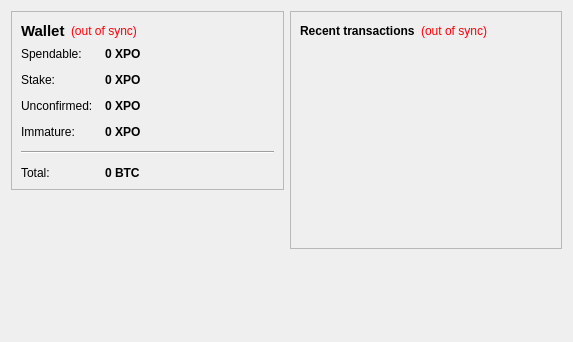
<?xml version="1.0" encoding="UTF-8"?>
<ui version="4.0">
 <class>OverviewPage</class>
 <widget class="QWidget" name="OverviewPage">
  <property name="geometry">
   <rect>
    <x>0</x>
    <y>0</y>
    <width>573</width>
    <height>342</height>
   </rect>
  </property>
  <property name="windowTitle">
   <string>Form</string>
  </property>
  <layout class="QHBoxLayout" name="horizontalLayout" stretch="1,1">
   <item>
    <layout class="QVBoxLayout" name="verticalLayout_2">
     <item>
      <widget class="QFrame" name="frame">
       <property name="frameShape">
        <enum>QFrame::StyledPanel</enum>
       </property>
       <property name="frameShadow">
        <enum>QFrame::Raised</enum>
       </property>
       <layout class="QVBoxLayout" name="verticalLayout_4">
        <item>
         <layout class="QHBoxLayout" name="horizontalLayout_4">
          <item>
           <widget class="QLabel" name="label_5">
            <property name="font">
             <font>
              <pointsize>11</pointsize>
              <weight>75</weight>
              <bold>true</bold>
             </font>
            </property>
            <property name="text">
             <string>Wallet</string>
            </property>
           </widget>
          </item>
          <item>
           <widget class="QLabel" name="labelWalletStatus">
            <property name="toolTip">
             <string>The displayed information may be out of date. Your wallet automatically synchronizes with the Opair network after a connection is established, but this process has not completed yet.</string>
            </property>
            <property name="styleSheet">
             <string notr="true">QLabel { color: red; }</string>
            </property>
            <property name="text">
             <string notr="true">(out of sync)</string>
            </property>
            <property name="alignment">
             <set>Qt::AlignLeading|Qt::AlignLeft|Qt::AlignVCenter</set>
            </property>
           </widget>
          </item>
          <item>
           <spacer name="horizontalSpacer_2">
            <property name="orientation">
             <enum>Qt::Horizontal</enum>
            </property>
            <property name="sizeHint" stdset="0">
             <size>
              <width>40</width>
              <height>20</height>
             </size>
            </property>
           </spacer>
          </item>
         </layout>
        </item>
        <item>
         <layout class="QFormLayout" name="formLayout_2">
          <property name="fieldGrowthPolicy">
           <enum>QFormLayout::AllNonFixedFieldsGrow</enum>
          </property>
          <property name="horizontalSpacing">
           <number>12</number>
          </property>
          <property name="verticalSpacing">
           <number>12</number>
          </property>
          <item row="0" column="0">
           <widget class="QLabel" name="label">
            <property name="text">
             <string>Spendable:</string>
            </property>
           </widget>
          </item>
          <item row="0" column="1">
           <widget class="QLabel" name="labelBalance">
            <property name="font">
             <font>
              <weight>75</weight>
              <bold>true</bold>
             </font>
            </property>
            <property name="cursor">
             <cursorShape>IBeamCursor</cursorShape>
            </property>
            <property name="toolTip">
             <string>Your current spendable balance</string>
            </property>
            <property name="text">
             <string notr="true">0 XPO</string>
            </property>
            <property name="textInteractionFlags">
             <set>Qt::LinksAccessibleByMouse|Qt::TextSelectableByKeyboard|Qt::TextSelectableByMouse</set>
            </property>
           </widget>
          </item>
          <item row="1" column="0">
           <widget class="QLabel" name="label_6">
            <property name="text">
             <string>Stake:</string>
            </property>
           </widget>
          </item>
          <item row="1" column="1">
           <widget class="QLabel" name="labelStake">
            <property name="font">
             <font>
              <weight>75</weight>
              <bold>true</bold>
             </font>
            </property>
            <property name="cursor">
             <cursorShape>IBeamCursor</cursorShape>
            </property>
            <property name="toolTip">
             <string>Total of coins that was staked, and do not yet count toward the current balance</string>
            </property>
            <property name="text">
             <string notr="true">0 XPO</string>
            </property>
            <property name="textInteractionFlags">
             <set>Qt::LinksAccessibleByMouse|Qt::TextSelectableByKeyboard|Qt::TextSelectableByMouse</set>
            </property>
           </widget>
          </item>
          <item row="2" column="0">
           <widget class="QLabel" name="label_3">
            <property name="text">
             <string>Unconfirmed:</string>
            </property>
           </widget>
          </item>
          <item row="2" column="1">
           <widget class="QLabel" name="labelUnconfirmed">
            <property name="font">
             <font>
              <weight>75</weight>
              <bold>true</bold>
             </font>
            </property>
            <property name="cursor">
             <cursorShape>IBeamCursor</cursorShape>
            </property>
            <property name="toolTip">
             <string>Total of transactions that have yet to be confirmed, and do not yet count toward the current balance</string>
            </property>
            <property name="text">
             <string notr="true">0 XPO</string>
            </property>
            <property name="textInteractionFlags">
             <set>Qt::LinksAccessibleByMouse|Qt::TextSelectableByKeyboard|Qt::TextSelectableByMouse</set>
            </property>
           </widget>
          </item>
          <item row="3" column="0">
           <widget class="QLabel" name="labelImmatureText">
            <property name="text">
             <string>Immature:</string>
            </property>
           </widget>
          </item>
          <item row="3" column="1">
           <widget class="QLabel" name="labelImmature">
            <property name="font">
             <font>
              <weight>75</weight>
              <bold>true</bold>
             </font>
            </property>
            <property name="toolTip">
             <string>Mined balance that has not yet matured</string>
            </property>
            <property name="text">
             <string notr="true">0 XPO</string>
            </property>
            <property name="textInteractionFlags">
             <set>Qt::LinksAccessibleByMouse|Qt::TextSelectableByKeyboard|Qt::TextSelectableByMouse</set>
            </property>
           </widget>
          </item>
          <item row="4" column="0" colspan="2">
           <widget class="Line" name="line">
            <property name="orientation">
             <enum>Qt::Horizontal</enum>
            </property>
           </widget>
          </item>
          <item row="5" column="0">
           <widget class="QLabel" name="labelTotalText">
            <property name="text">
             <string>Total:</string>
            </property>
           </widget>
          </item>
          <item row="5" column="1">
           <widget class="QLabel" name="labelTotal">
            <property name="font">
             <font>
              <weight>75</weight>
              <bold>true</bold>
             </font>
            </property>
            <property name="cursor">
             <cursorShape>IBeamCursor</cursorShape>
            </property>
            <property name="toolTip">
             <string>Your current total balance</string>
            </property>
            <property name="text">
             <string notr="true">0 BTC</string>
            </property>
            <property name="textInteractionFlags">
             <set>Qt::LinksAccessibleByMouse|Qt::TextSelectableByKeyboard|Qt::TextSelectableByMouse</set>
            </property>
           </widget>
          </item>
         </layout>
        </item>
       </layout>
      </widget>
     </item>
     <item>
      <spacer name="verticalSpacer_3">
       <property name="orientation">
        <enum>Qt::Vertical</enum>
       </property>
       <property name="sizeHint" stdset="0">
        <size>
         <width>20</width>
         <height>40</height>
        </size>
       </property>
      </spacer>
     </item>
     <item>
      <widget class="QLabel" name="label_2">
       <property name="text">
        <string/>
       </property>
       <property name="pixmap">
        <pixmap resource="../bitcoin.qrc">:/images/backg</pixmap>
       </property>
       <property name="scaledContents">
        <bool>false</bool>
       </property>
       <property name="alignment">
        <set>Qt::AlignCenter</set>
       </property>
      </widget>
     </item>
     <item>
      <spacer name="verticalSpacer">
       <property name="orientation">
        <enum>Qt::Vertical</enum>
       </property>
       <property name="sizeHint" stdset="0">
        <size>
         <width>20</width>
         <height>40</height>
        </size>
       </property>
      </spacer>
     </item>
    </layout>
   </item>
   <item>
    <layout class="QVBoxLayout" name="verticalLayout_3">
     <item>
      <widget class="QFrame" name="frame_2">
       <property name="frameShape">
        <enum>QFrame::StyledPanel</enum>
       </property>
       <property name="frameShadow">
        <enum>QFrame::Raised</enum>
       </property>
       <layout class="QVBoxLayout" name="verticalLayout">
        <item>
         <layout class="QHBoxLayout" name="horizontalLayout_2">
          <item>
           <widget class="QLabel" name="label_4">
            <property name="text">
             <string>&lt;b&gt;Recent transactions&lt;/b&gt;</string>
            </property>
           </widget>
          </item>
          <item>
           <widget class="QLabel" name="labelTransactionsStatus">
            <property name="toolTip">
             <string>The displayed information may be out of date. Your wallet automatically synchronizes with the Opair network after a connection is established, but this process has not completed yet.</string>
            </property>
            <property name="styleSheet">
             <string notr="true">QLabel { color: red; }</string>
            </property>
            <property name="text">
             <string notr="true">(out of sync)</string>
            </property>
            <property name="alignment">
             <set>Qt::AlignRight|Qt::AlignTrailing|Qt::AlignVCenter</set>
            </property>
           </widget>
          </item>
          <item>
           <spacer name="horizontalSpacer">
            <property name="orientation">
             <enum>Qt::Horizontal</enum>
            </property>
            <property name="sizeHint" stdset="0">
             <size>
              <width>40</width>
              <height>20</height>
             </size>
            </property>
           </spacer>
          </item>
         </layout>
        </item>
        <item>
         <widget class="QListView" name="listTransactions">
          <property name="styleSheet">
           <string notr="true">QListView { background: transparent; }</string>
          </property>
          <property name="frameShape">
           <enum>QFrame::NoFrame</enum>
          </property>
          <property name="verticalScrollBarPolicy">
           <enum>Qt::ScrollBarAlwaysOff</enum>
          </property>
          <property name="horizontalScrollBarPolicy">
           <enum>Qt::ScrollBarAlwaysOff</enum>
          </property>
          <property name="selectionMode">
           <enum>QAbstractItemView::NoSelection</enum>
          </property>
         </widget>
        </item>
       </layout>
      </widget>
     </item>
     <item>
      <spacer name="verticalSpacer_2">
       <property name="orientation">
        <enum>Qt::Vertical</enum>
       </property>
       <property name="sizeHint" stdset="0">
        <size>
         <width>20</width>
         <height>40</height>
        </size>
       </property>
      </spacer>
     </item>
    </layout>
   </item>
  </layout>
 </widget>
 <resources>
  <include location="../bitcoin.qrc"/>
 </resources>
 <connections/>
</ui>
